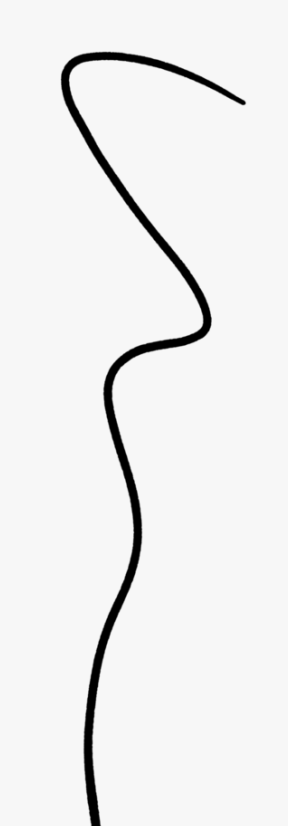
#> input picture test.png, 288 x 826 px, given in place of line.mp4, which was not available
$ python test.py
#> lines starting #> are read from the running program, lines starting #| are printed output that depends on the picture; after the words box and inside, x2 and y2 are one past the last pixel; in counts of white or black regions, pixels touching at a corner belong together; pictures that were not available may be replaced by others from this repository, and a replacement may not be noted
import cv2
import os
import numpy as np
import math
directory_path = os.getcwd()

HISTO_ROWS = 5

def draw_lines_all(img, lines, color=[0, 0, 255], thickness=3):
  try:
    for line in lines:
        for x1, y1, x2, y2 in line:
            cv2.line(img, (x1, y1), (x2, y2), color, thickness)
  except:
    print('empty')

def color_filter(img):
  hsv = cv2.cvtColor(img, cv2.COLOR_BGR2HSV)

  kernel_size = 5
  blur = cv2.blur(hsv, (kernel_size, kernel_size), 0)

  black_low = np.array([0, 0, 0])
  black_up = np.array([360, 255, 60])

  mask = cv2.inRange(blur, black_low, black_up)

  return cv2.bitwise_not(mask)

def canny_filter(img):
  blurred_img = cv2.blur(img,ksize=(5,5))
  med_val = np.median(blurred_img)
  low_thres = int(max(0 ,0.5*med_val))
  high_thres = int(min(255,2.0*med_val))
  print("l: " + str(low_thres) + " h: " + str(high_thres) + " med: " + str(med_val))
  edges = cv2.Canny(img, low_thres, high_thres)

  return edges

def run_cv(cap):

  fourcc = cv2.VideoWriter_fourcc(*'mp4v')
  video = cv2.VideoWriter('video.mp4', fourcc, 1, (480, 360))

  while (cap.isOpened()):

    ret, test_image = cap.read()
#> test_image is the input picture: shape (826, 288, 3); min 0, max 247, mean 237.9
    test_image = cv2.resize(test_image, (480, 360))
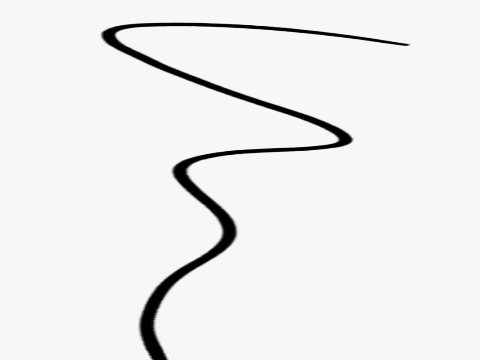
#> test_image: shape (360, 480, 3); min 0, max 247, mean 237.9

    height = test_image.shape[0]
#> height = 360
    height_thresh = height/HISTO_ROWS
#> height_thresh = 72

    filtered = color_filter(test_image)
#> in color_filter, `hsv = cv2.cvtColor(img, cv2.COLOR_BGR2HSV)`: hsv: shape (360, 480, 3); mean H, S, V 0, 0, 237.9
#> in color_filter, `blur = cv2.blur(hsv, (kernel_size, kernel_size), 0)`: blur: shape (360, 480, 3); mean H, S, V 0, 0, 237.9
#> in color_filter, `mask = cv2.inRange(blur, black_low, black_up)`:
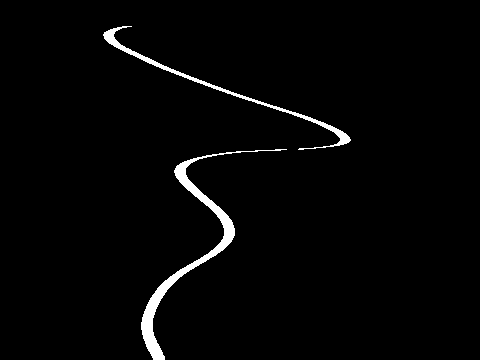
#> mask: shape (360, 480); 2.2% white; 2 white regions, box (x1, y1, x2, y2) and area: (141, 149, 287, 360) 2453, (103, 26, 351, 150) 1285

    cannyed = canny_filter(filtered)
#> in canny_filter, `blurred_img = cv2.blur(img,ksize=(5,5))`:
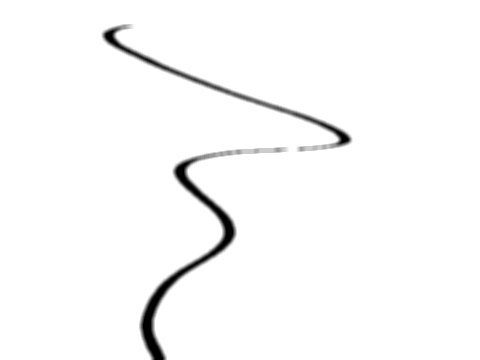
#> blurred_img: shape (360, 480); min 0, max 255, mean 249.5
#> in canny_filter, `med_val = np.median(blurred_img)`: med_val = 255
#> in canny_filter, `low_thres = int(max(0 ,0.5*med_val))`: low_thres = 127
#> in canny_filter, `high_thres = int(min(255,2.0*med_val))`: high_thres = 255
#| l: 127 h: 255 med: 255.0
#> in canny_filter, `edges = cv2.Canny(img, low_thres, high_thres)`:
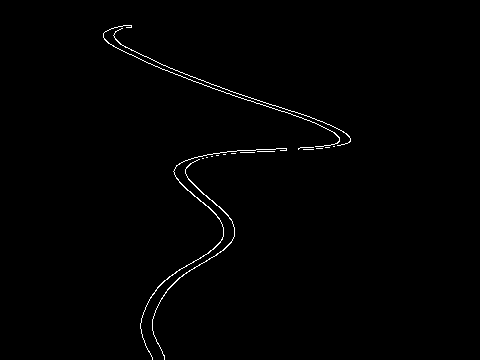
#> edges: shape (360, 480); 0.81% white in thin lines or dots, all inside (x1, y1, x2, y2) = (103, 25, 351, 360)

    blur = cv2.blur(cannyed, (5, 5), 0)
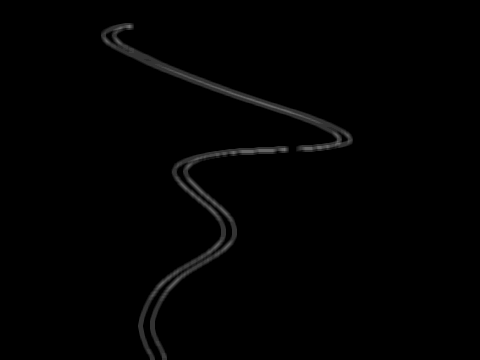
#> blur: shape (360, 480); min 0, max 112, mean 2.1

    rho = 3
    theta = np.pi / 180
    threshold = 80
    min_line_len = 20
    max_line_gap = 10
    lines = cv2.HoughLinesP(blur, rho, theta, threshold, np.array([]), minLineLength=min_line_len, maxLineGap=max_line_gap)
#> lines = 78 rows, first 6: [101, 36, 352, 138], [115, 50, 279, 113], [181, 159, 352, 141], [243, 92, 352, 136], [177, 161, 352, 143], [103, 42, 331, 130]

    # make a two dimensional np array of zeroes where the first array is of size HISTO_ROWS, and the second of size 2
    histo_arr = np.zeros((HISTO_ROWS, 2), dtype=np.int32)

    for line in lines:
      for x1, y1, x2, y2 in line:
        y1 = math.floor(y1/height_thresh)
        y2 = math.floor(y2/height_thresh)
        histo_arr[y1][0] = (x1 + histo_arr[y1][0]*histo_arr[y1][1])/(histo_arr[y1][1] + 1)
        histo_arr[y1][1] += 1

        histo_arr[y2][0] = (x2 + histo_arr[y2][0]*histo_arr[y2][1])/(histo_arr[y2][1] + 1)
        histo_arr[y2][1] += 1
#> this loop made 78 passes
#> line on passes 1 to 12: [[101, 36, 352, 138]], [[115, 50, 279, 113]], [[181, 159, 352, 141]], [[243, 92, 352, 136]], [[177, 161, 352, 143]], [[103, 42, 331, 130]], [[145, 301, 235, 240]], [[140, 314, 235, 222]], [[171, 170, 235, 239]], [[186, 157, 302, 145]], [[188, 275, 236, 229]], [[138, 324, 235, 223]]
#> after the loop, histo_arr = [[111, 21], [294, 28], [204, 39], [201, 38], [141, 30]]

    print(histo_arr)
#| [[111  21]
#|  [294  28]
#|  [204  39]
#|  [201  38]
#|  [141  30]]

    for index in range(len(histo_arr)):
      row = histo_arr[index]
      cv2.circle(test_image, (int(row[0]), int((index+0.5)*height_thresh)), 5, (0, 255, 0), -1)
      if index > 0:
        cv2.line(test_image, (int(row[0]), int((index+0.5)*height_thresh)), (int(histo_arr[index-1][0]), int((index-0.5)*height_thresh)), (255, 0, 0), 3)
#> this loop made 5 passes
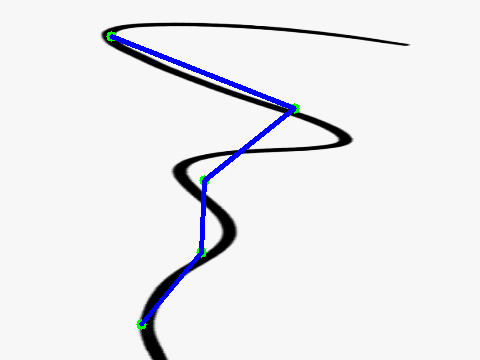
#> test_image: shape (360, 480, 3); 1.5% of pixels changed, all inside (x1, y1, x2, y2) = (106, 31, 300, 330)

    draw_lines_all(test_image, lines)
#> the loop in draw_lines_all, `for line in lines:` made 78 passes
#> after the loop in draw_lines_all, `for line in lines:`:
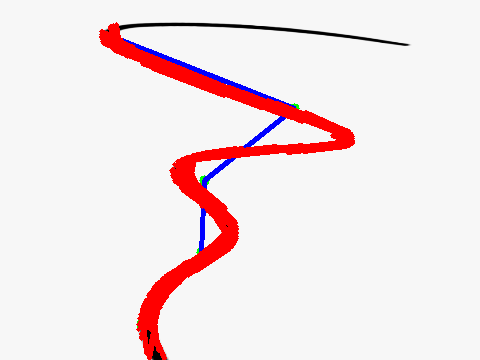
#> img: shape (360, 480, 3); mean B, G, R 231, 229.1, 243.8
    cv2.imshow('image', test_image)
    video.write(test_image)

    if cv2.waitKey(25) & 0xFF == ord('q'):
#> (key q is pressed here)
      break

  # release the video capture object
  cap.release()
  # Closes all the windows currently opened.
  cv2.destroyAllWindows()
  video.release()


if __name__ == "__main__":
  pipeline = cv2.VideoCapture(directory_path + '/line.mp4')
  run_cv(pipeline)
